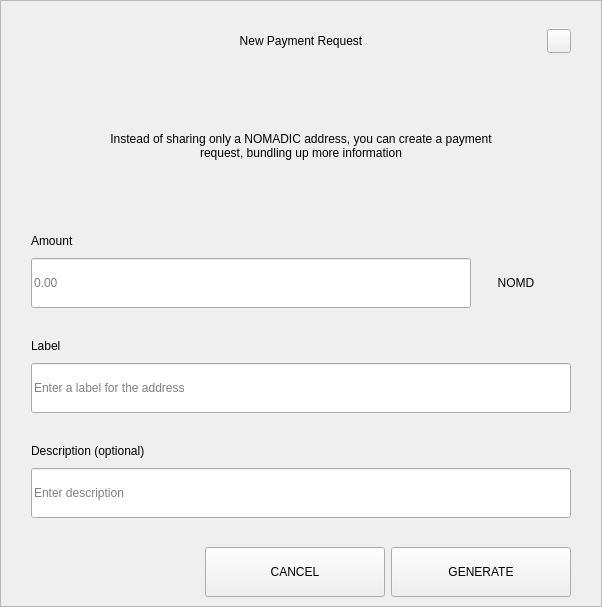
<?xml version="1.0" encoding="UTF-8"?>
<ui version="4.0">
 <class>RequestDialog</class>
 <widget class="QDialog" name="RequestDialog">
  <property name="geometry">
   <rect>
    <x>0</x>
    <y>0</y>
    <width>602</width>
    <height>607</height>
   </rect>
  </property>
  <property name="windowTitle">
   <string>Dialog</string>
  </property>
  <layout class="QVBoxLayout" name="verticalLayout_5">
   <property name="spacing">
    <number>0</number>
   </property>
   <property name="leftMargin">
    <number>0</number>
   </property>
   <property name="topMargin">
    <number>0</number>
   </property>
   <property name="rightMargin">
    <number>0</number>
   </property>
   <property name="bottomMargin">
    <number>0</number>
   </property>
   <item>
    <widget class="QFrame" name="frame">
     <property name="styleSheet">
      <string notr="true"/>
     </property>
     <property name="frameShape">
      <enum>QFrame::StyledPanel</enum>
     </property>
     <property name="frameShadow">
      <enum>QFrame::Raised</enum>
     </property>
     <layout class="QVBoxLayout" name="verticalLayout_4" stretch="1,0,0">
      <property name="spacing">
       <number>0</number>
      </property>
      <property name="leftMargin">
       <number>30</number>
      </property>
      <property name="topMargin">
       <number>20</number>
      </property>
      <property name="rightMargin">
       <number>30</number>
      </property>
      <property name="bottomMargin">
       <number>0</number>
      </property>
      <item>
       <layout class="QHBoxLayout" name="horizontalLayout_3">
        <property name="spacing">
         <number>0</number>
        </property>
        <item>
         <spacer name="horizontalSpacer_21">
          <property name="orientation">
           <enum>Qt::Horizontal</enum>
          </property>
          <property name="sizeHint" stdset="0">
           <size>
            <width>40</width>
            <height>20</height>
           </size>
          </property>
         </spacer>
        </item>
        <item>
         <widget class="QLabel" name="labelTitle">
          <property name="minimumSize">
           <size>
            <width>0</width>
            <height>40</height>
           </size>
          </property>
          <property name="maximumSize">
           <size>
            <width>16777215</width>
            <height>40</height>
           </size>
          </property>
          <property name="styleSheet">
           <string notr="true">padding-left:24px;</string>
          </property>
          <property name="text">
           <string>New Payment Request</string>
          </property>
          <property name="alignment">
           <set>Qt::AlignCenter</set>
          </property>
          <property name="margin">
           <number>7</number>
          </property>
         </widget>
        </item>
        <item>
         <spacer name="horizontalSpacer">
          <property name="orientation">
           <enum>Qt::Horizontal</enum>
          </property>
          <property name="sizeHint" stdset="0">
           <size>
            <width>40</width>
            <height>20</height>
           </size>
          </property>
         </spacer>
        </item>
        <item>
         <widget class="QPushButton" name="btnEsc">
          <property name="minimumSize">
           <size>
            <width>24</width>
            <height>24</height>
           </size>
          </property>
          <property name="maximumSize">
           <size>
            <width>24</width>
            <height>24</height>
           </size>
          </property>
          <property name="focusPolicy">
           <enum>Qt::NoFocus</enum>
          </property>
          <property name="text">
           <string/>
          </property>
         </widget>
        </item>
       </layout>
      </item>
      <item>
       <widget class="QStackedWidget" name="stack">
        <property name="minimumSize">
         <size>
          <width>540</width>
          <height>0</height>
         </size>
        </property>
        <property name="maximumSize">
         <size>
          <width>540</width>
          <height>16777215</height>
         </size>
        </property>
        <property name="currentIndex">
         <number>0</number>
        </property>
        <widget class="QWidget" name="page_1">
         <property name="minimumSize">
          <size>
           <width>540</width>
           <height>0</height>
          </size>
         </property>
         <property name="maximumSize">
          <size>
           <width>540</width>
           <height>16777215</height>
          </size>
         </property>
         <layout class="QVBoxLayout" name="layout1">
          <property name="spacing">
           <number>0</number>
          </property>
          <property name="leftMargin">
           <number>0</number>
          </property>
          <property name="topMargin">
           <number>0</number>
          </property>
          <property name="rightMargin">
           <number>0</number>
          </property>
          <property name="bottomMargin">
           <number>0</number>
          </property>
          <item>
           <spacer name="verticalSpacer_21">
            <property name="orientation">
             <enum>Qt::Vertical</enum>
            </property>
            <property name="sizeType">
             <enum>QSizePolicy::Fixed</enum>
            </property>
            <property name="sizeHint" stdset="0">
             <size>
              <width>20</width>
              <height>30</height>
             </size>
            </property>
           </spacer>
          </item>
          <item alignment="Qt::AlignHCenter">
           <widget class="QLabel" name="labelMessage">
            <property name="minimumSize">
             <size>
              <width>400</width>
              <height>50</height>
             </size>
            </property>
            <property name="text">
             <string>Instead of sharing only a NOMADIC address, you can create a payment request, bundling up more information</string>
            </property>
            <property name="alignment">
             <set>Qt::AlignCenter</set>
            </property>
            <property name="wordWrap">
             <bool>true</bool>
            </property>
           </widget>
          </item>
          <item alignment="Qt::AlignBottom">
           <widget class="QWidget" name="containerAmount" native="true">
            <layout class="QVBoxLayout" name="verticalLayout">
             <property name="spacing">
              <number>9</number>
             </property>
             <property name="leftMargin">
              <number>0</number>
             </property>
             <property name="topMargin">
              <number>0</number>
             </property>
             <property name="rightMargin">
              <number>0</number>
             </property>
             <property name="bottomMargin">
              <number>0</number>
             </property>
             <item>
              <widget class="QLabel" name="labelSubtitleAmount">
               <property name="minimumSize">
                <size>
                 <width>350</width>
                 <height>16</height>
                </size>
               </property>
               <property name="maximumSize">
                <size>
                 <width>16777215</width>
                 <height>16</height>
                </size>
               </property>
               <property name="text">
                <string>Amount</string>
               </property>
              </widget>
             </item>
             <item alignment="Qt::AlignTop">
              <widget class="QWidget" name="layoutAmount" native="true">
               <layout class="QHBoxLayout" name="horizontalLayout" stretch="2,0">
                <property name="spacing">
                 <number>0</number>
                </property>
                <property name="leftMargin">
                 <number>0</number>
                </property>
                <property name="topMargin">
                 <number>0</number>
                </property>
                <property name="rightMargin">
                 <number>0</number>
                </property>
                <property name="bottomMargin">
                 <number>0</number>
                </property>
                <item>
                 <widget class="QLineEdit" name="lineEditAmount">
                  <property name="minimumSize">
                   <size>
                    <width>0</width>
                    <height>50</height>
                   </size>
                  </property>
                  <property name="maximumSize">
                   <size>
                    <width>16777215</width>
                    <height>50</height>
                   </size>
                  </property>
                  <property name="placeholderText">
                   <string notr="true">0.00</string>
                  </property>
                 </widget>
                </item>
                <item>
                 <widget class="QWidget" name="comboContainer" native="true">
                  <property name="minimumSize">
                   <size>
                    <width>100</width>
                    <height>50</height>
                   </size>
                  </property>
                  <property name="maximumSize">
                   <size>
                    <width>16777215</width>
                    <height>50</height>
                   </size>
                  </property>
                  <layout class="QHBoxLayout" name="horizontalLayout_31">
                   <property name="spacing">
                    <number>0</number>
                   </property>
                   <property name="leftMargin">
                    <number>0</number>
                   </property>
                   <property name="topMargin">
                    <number>0</number>
                   </property>
                   <property name="rightMargin">
                    <number>10</number>
                   </property>
                   <property name="bottomMargin">
                    <number>0</number>
                   </property>
                   <item>
                    <widget class="QLabel" name="comboBoxCoin">
                     <property name="text">
                      <string>NOMD</string>
                     </property>
                     <property name="alignment">
                      <set>Qt::AlignCenter</set>
                     </property>
                    </widget>
                   </item>
                  </layout>
                 </widget>
                </item>
               </layout>
              </widget>
             </item>
            </layout>
           </widget>
          </item>
          <item>
           <spacer name="verticalSpacer_31">
            <property name="orientation">
             <enum>Qt::Vertical</enum>
            </property>
            <property name="sizeType">
             <enum>QSizePolicy::Fixed</enum>
            </property>
            <property name="sizeHint" stdset="0">
             <size>
              <width>20</width>
              <height>30</height>
             </size>
            </property>
           </spacer>
          </item>
          <item>
           <layout class="QVBoxLayout" name="verticalLayoutLabel">
            <property name="spacing">
             <number>9</number>
            </property>
            <item>
             <widget class="QLabel" name="labelSubtitleLabel">
              <property name="minimumSize">
               <size>
                <width>0</width>
                <height>16</height>
               </size>
              </property>
              <property name="maximumSize">
               <size>
                <width>16777215</width>
                <height>16</height>
               </size>
              </property>
              <property name="text">
               <string>Label</string>
              </property>
             </widget>
            </item>
            <item>
             <widget class="QLineEdit" name="lineEditLabel">
              <property name="minimumSize">
               <size>
                <width>0</width>
                <height>50</height>
               </size>
              </property>
              <property name="maximumSize">
               <size>
                <width>16777215</width>
                <height>50</height>
               </size>
              </property>
              <property name="placeholderText">
               <string>Enter a label for the address</string>
              </property>
             </widget>
            </item>
           </layout>
          </item>
          <item>
           <spacer name="verticalSpacer_34">
            <property name="orientation">
             <enum>Qt::Vertical</enum>
            </property>
            <property name="sizeType">
             <enum>QSizePolicy::Fixed</enum>
            </property>
            <property name="sizeHint" stdset="0">
             <size>
              <width>20</width>
              <height>30</height>
             </size>
            </property>
           </spacer>
          </item>
          <item>
           <layout class="QVBoxLayout" name="verticalLayoutDescription">
            <property name="spacing">
             <number>9</number>
            </property>
            <item>
             <widget class="QLabel" name="labelSubtitleDescription">
              <property name="minimumSize">
               <size>
                <width>0</width>
                <height>16</height>
               </size>
              </property>
              <property name="maximumSize">
               <size>
                <width>16777215</width>
                <height>16</height>
               </size>
              </property>
              <property name="text">
               <string>Description (optional)</string>
              </property>
             </widget>
            </item>
            <item>
             <widget class="QLineEdit" name="lineEditDescription">
              <property name="minimumSize">
               <size>
                <width>0</width>
                <height>50</height>
               </size>
              </property>
              <property name="maximumSize">
               <size>
                <width>16777215</width>
                <height>50</height>
               </size>
              </property>
              <property name="placeholderText">
               <string>Enter description</string>
              </property>
             </widget>
            </item>
            <item>
             <spacer name="verticalSpacer_4">
              <property name="orientation">
               <enum>Qt::Vertical</enum>
              </property>
              <property name="sizeType">
               <enum>QSizePolicy::Fixed</enum>
              </property>
              <property name="sizeHint" stdset="0">
               <size>
                <width>20</width>
                <height>20</height>
               </size>
              </property>
             </spacer>
            </item>
           </layout>
          </item>
         </layout>
        </widget>
        <widget class="QWidget" name="page_2">
         <layout class="QVBoxLayout" name="layout2">
          <item>
           <spacer name="verticalSpacer_5">
            <property name="orientation">
             <enum>Qt::Vertical</enum>
            </property>
            <property name="sizeType">
             <enum>QSizePolicy::Fixed</enum>
            </property>
            <property name="sizeHint" stdset="0">
             <size>
              <width>20</width>
              <height>50</height>
             </size>
            </property>
           </spacer>
          </item>
          <item alignment="Qt::AlignHCenter">
           <widget class="QLabel" name="labelQrImg">
            <property name="minimumSize">
             <size>
              <width>260</width>
              <height>260</height>
             </size>
            </property>
            <property name="maximumSize">
             <size>
              <width>260</width>
              <height>260</height>
             </size>
            </property>
            <property name="text">
             <string/>
            </property>
            <property name="alignment">
             <set>Qt::AlignCenter</set>
            </property>
           </widget>
          </item>
          <item>
           <spacer name="verticalSpacer_2">
            <property name="orientation">
             <enum>Qt::Vertical</enum>
            </property>
            <property name="sizeType">
             <enum>QSizePolicy::Fixed</enum>
            </property>
            <property name="sizeHint" stdset="0">
             <size>
              <width>20</width>
              <height>30</height>
             </size>
            </property>
           </spacer>
          </item>
          <item alignment="Qt::AlignHCenter">
           <widget class="QLabel" name="labelAddress">
            <property name="text">
             <string>D7VFR83SQbiezrW72hjcWJtcfip5krte2Z </string>
            </property>
           </widget>
          </item>
          <item>
           <spacer name="verticalSpacer_32">
            <property name="orientation">
             <enum>Qt::Vertical</enum>
            </property>
            <property name="sizeType">
             <enum>QSizePolicy::Expanding</enum>
            </property>
            <property name="sizeHint" stdset="0">
             <size>
              <width>20</width>
              <height>20</height>
             </size>
            </property>
           </spacer>
          </item>
          <item>
           <layout class="QHBoxLayout" name="horizontal">
            <property name="leftMargin">
             <number>20</number>
            </property>
            <property name="rightMargin">
             <number>20</number>
            </property>
            <property name="bottomMargin">
             <number>20</number>
            </property>
            <item>
             <spacer name="horizontalSpacer_4">
              <property name="orientation">
               <enum>Qt::Horizontal</enum>
              </property>
              <property name="sizeHint" stdset="0">
               <size>
                <width>40</width>
                <height>20</height>
               </size>
              </property>
             </spacer>
            </item>
            <item>
             <widget class="QPushButton" name="btnCopyAddress">
              <property name="minimumSize">
               <size>
                <width>180</width>
                <height>50</height>
               </size>
              </property>
              <property name="text">
               <string>COPY ADDRESS</string>
              </property>
             </widget>
            </item>
            <item>
             <widget class="QPushButton" name="btnCopyUrl">
              <property name="minimumSize">
               <size>
                <width>180</width>
                <height>50</height>
               </size>
              </property>
              <property name="text">
               <string>COPY URL</string>
              </property>
             </widget>
            </item>
            <item>
             <spacer name="horizontalSpacer_2">
              <property name="orientation">
               <enum>Qt::Horizontal</enum>
              </property>
              <property name="sizeHint" stdset="0">
               <size>
                <width>40</width>
                <height>20</height>
               </size>
              </property>
             </spacer>
            </item>
           </layout>
          </item>
         </layout>
        </widget>
       </widget>
      </item>
      <item>
       <widget class="QWidget" name="buttonsStack" native="true">
        <layout class="QHBoxLayout" name="horizontalLayout_5">
         <property name="leftMargin">
          <number>20</number>
         </property>
         <property name="rightMargin">
          <number>0</number>
         </property>
         <item>
          <spacer name="horizontalSpacer_41">
           <property name="orientation">
            <enum>Qt::Horizontal</enum>
           </property>
           <property name="sizeHint" stdset="0">
            <size>
             <width>40</width>
             <height>20</height>
            </size>
           </property>
          </spacer>
         </item>
         <item>
          <widget class="QPushButton" name="btnCancel">
           <property name="minimumSize">
            <size>
             <width>180</width>
             <height>50</height>
            </size>
           </property>
           <property name="focusPolicy">
            <enum>Qt::NoFocus</enum>
           </property>
           <property name="text">
            <string>CANCEL</string>
           </property>
          </widget>
         </item>
         <item>
          <widget class="QPushButton" name="btnSave">
           <property name="minimumSize">
            <size>
             <width>180</width>
             <height>50</height>
            </size>
           </property>
           <property name="focusPolicy">
            <enum>Qt::NoFocus</enum>
           </property>
           <property name="text">
            <string>GENERATE</string>
           </property>
          </widget>
         </item>
        </layout>
       </widget>
      </item>
     </layout>
    </widget>
   </item>
  </layout>
 </widget>
 <resources/>
 <connections/>
</ui>
